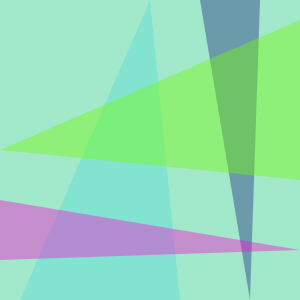
Frame 1 (no input)
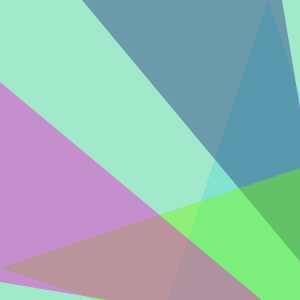
Frame 60 (the mouse pressed at the canvas centre just before this capture)
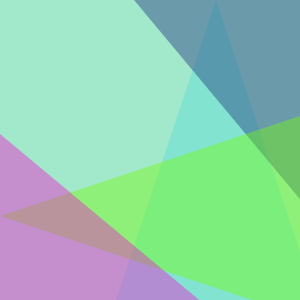
Frame 120 (the mouse held since frame 60 and released just before this capture)

The Processing sketch that drew these frames (run headless with seeded random() and noise(); from frame 60 on, the mouse is pressed at the canvas centre):

// Processing sketch: processing_165798
// ── processing_165798.pde

float a = 150.0;
float b = 20.0;
float c = 180.0;
float d = 200.0;
float e = 250.0;
float f = 260.0;
float speed = 2.0;
int direction = 1;
void setup (){
  size (300, 300);
  smooth ();
  noStroke ();
  
}

void draw (){
  background (162, 232, 202);
  fill (36, 214, 222, 65);
  triangle (a, 0, b, 300, c, 300);
  fill (22, 36, 123, 100);
  triangle (d, 0, e, 300, f, 0);
  fill (115, 252, 5, 105);
  triangle (0, a, 300, b, 300, c);
  fill (252, 5, 212, 100);
  triangle (0, d, 300, e, 0, f);
  a += speed * direction;
  d -= speed * direction;
  b = a -100;
  c = a + 100;
  e = d + 250;
  f = d + 200;
  if ((a> width) || (a < width/10) || (d > width) || (d < width/10)){
    direction = - direction;
  }
}

  
